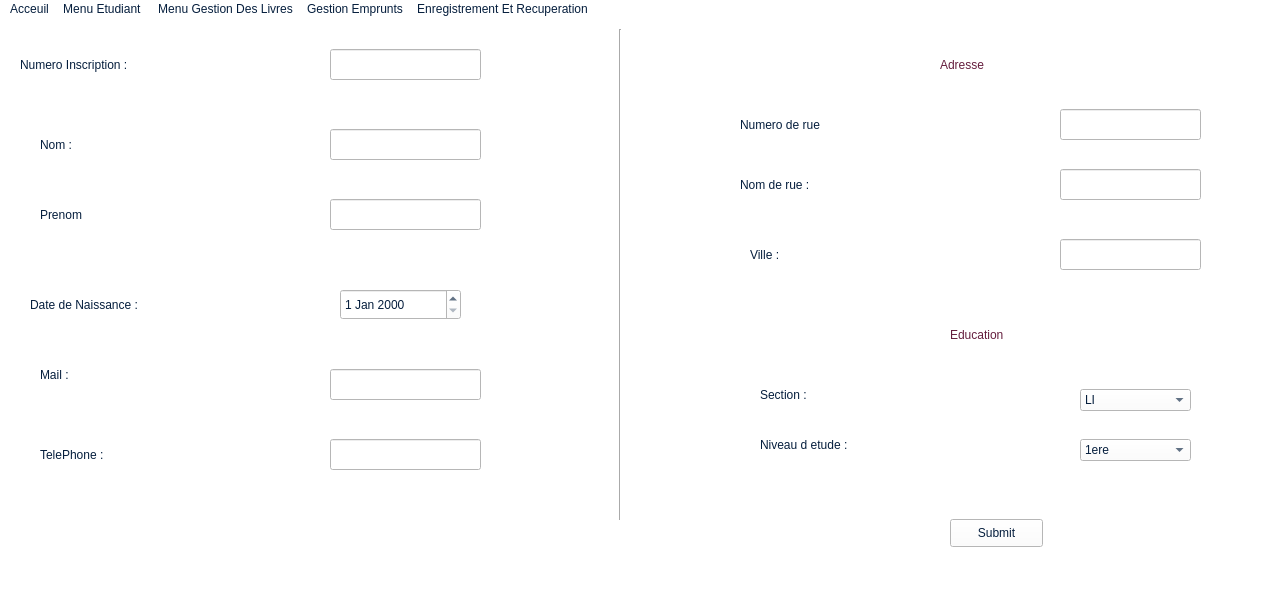
<?xml version="1.0" encoding="UTF-8"?>
<ui version="4.0">
 <class>MainWindow</class>
 <widget class="QMainWindow" name="MainWindow">
  <property name="geometry">
   <rect>
    <x>0</x>
    <y>0</y>
    <width>1278</width>
    <height>591</height>
   </rect>
  </property>
  <property name="windowTitle">
   <string>MainWindow</string>
  </property>
  <property name="styleSheet">
   <string notr="true">color :rgb(5, 30, 61);
background-color:rgb(255, 255, 255);


font: 87 9pt &quot;Neue Haas Grotesk Text Pro Blac&quot;;



</string>
  </property>
  <widget class="QWidget" name="centralwidget">
   <widget class="QLabel" name="label">
    <property name="geometry">
     <rect>
      <x>20</x>
      <y>0</y>
      <width>191</width>
      <height>91</height>
     </rect>
    </property>
    <property name="styleSheet">
     <string notr="true">font: 87 10pt &quot;Neue Haas Grotesk Text Pro Blac&quot;;
</string>
    </property>
    <property name="text">
     <string>Numero Inscription :</string>
    </property>
   </widget>
   <widget class="QLineEdit" name="lineEdit">
    <property name="geometry">
     <rect>
      <x>330</x>
      <y>30</y>
      <width>151</width>
      <height>31</height>
     </rect>
    </property>
    <property name="styleSheet">
     <string notr="true">collor:rgb(255, 255, 255);
alternate-background-color: rgb(255, 255, 255);</string>
    </property>
    <property name="text">
     <string/>
    </property>
   </widget>
   <widget class="QLabel" name="label_2">
    <property name="geometry">
     <rect>
      <x>40</x>
      <y>80</y>
      <width>171</width>
      <height>91</height>
     </rect>
    </property>
    <property name="styleSheet">
     <string notr="true">font: 87 10pt &quot;Neue Haas Grotesk Text Pro Blac&quot;;</string>
    </property>
    <property name="text">
     <string>Nom :</string>
    </property>
   </widget>
   <widget class="Line" name="line">
    <property name="geometry">
     <rect>
      <x>610</x>
      <y>10</y>
      <width>21</width>
      <height>491</height>
     </rect>
    </property>
    <property name="styleSheet">
     <string notr="true">font: 81 11pt &quot;Rockwell Extra Bold&quot;;</string>
    </property>
    <property name="orientation">
     <enum>Qt::Vertical</enum>
    </property>
   </widget>
   <widget class="QLineEdit" name="lineEdit_2">
    <property name="geometry">
     <rect>
      <x>330</x>
      <y>110</y>
      <width>151</width>
      <height>31</height>
     </rect>
    </property>
   </widget>
   <widget class="QLabel" name="label_3">
    <property name="geometry">
     <rect>
      <x>40</x>
      <y>150</y>
      <width>171</width>
      <height>91</height>
     </rect>
    </property>
    <property name="styleSheet">
     <string notr="true">font: 87 10pt &quot;Neue Haas Grotesk Text Pro Blac&quot;;
</string>
    </property>
    <property name="text">
     <string>Prenom</string>
    </property>
   </widget>
   <widget class="QLabel" name="label_4">
    <property name="geometry">
     <rect>
      <x>30</x>
      <y>240</y>
      <width>171</width>
      <height>91</height>
     </rect>
    </property>
    <property name="styleSheet">
     <string notr="true">font: 87 10pt &quot;Neue Haas Grotesk Text Pro Blac&quot;;</string>
    </property>
    <property name="text">
     <string>Date de Naissance :</string>
    </property>
   </widget>
   <widget class="QLabel" name="label_5">
    <property name="geometry">
     <rect>
      <x>940</x>
      <y>0</y>
      <width>171</width>
      <height>91</height>
     </rect>
    </property>
    <property name="styleSheet">
     <string notr="true">font: 87 12pt &quot;Verdana Pro Cond Black&quot;;
color:rgb(101, 30, 62);</string>
    </property>
    <property name="text">
     <string>Adresse</string>
    </property>
   </widget>
   <widget class="QLabel" name="label_6">
    <property name="geometry">
     <rect>
      <x>740</x>
      <y>60</y>
      <width>171</width>
      <height>91</height>
     </rect>
    </property>
    <property name="styleSheet">
     <string notr="true">font: 87 10pt &quot;Neue Haas Grotesk Text Pro Blac&quot;;</string>
    </property>
    <property name="text">
     <string>Numero de rue</string>
    </property>
   </widget>
   <widget class="QLabel" name="label_7">
    <property name="geometry">
     <rect>
      <x>740</x>
      <y>120</y>
      <width>171</width>
      <height>91</height>
     </rect>
    </property>
    <property name="styleSheet">
     <string notr="true">font: 87 10pt &quot;Neue Haas Grotesk Text Pro Blac&quot;;</string>
    </property>
    <property name="text">
     <string>Nom de rue :</string>
    </property>
   </widget>
   <widget class="QLabel" name="label_8">
    <property name="geometry">
     <rect>
      <x>750</x>
      <y>190</y>
      <width>171</width>
      <height>91</height>
     </rect>
    </property>
    <property name="styleSheet">
     <string notr="true">font: 87 10pt &quot;Neue Haas Grotesk Text Pro Blac&quot;;</string>
    </property>
    <property name="text">
     <string>Ville :</string>
    </property>
   </widget>
   <widget class="QLabel" name="label_9">
    <property name="geometry">
     <rect>
      <x>40</x>
      <y>310</y>
      <width>171</width>
      <height>91</height>
     </rect>
    </property>
    <property name="styleSheet">
     <string notr="true">font: 87 10pt &quot;Neue Haas Grotesk Text Pro Blac&quot;;
</string>
    </property>
    <property name="text">
     <string>Mail :</string>
    </property>
   </widget>
   <widget class="QLabel" name="label_10">
    <property name="geometry">
     <rect>
      <x>40</x>
      <y>390</y>
      <width>171</width>
      <height>91</height>
     </rect>
    </property>
    <property name="styleSheet">
     <string notr="true">font: 87 10pt &quot;Neue Haas Grotesk Text Pro Blac&quot;;</string>
    </property>
    <property name="text">
     <string>TelePhone :</string>
    </property>
   </widget>
   <widget class="QLabel" name="label_11">
    <property name="geometry">
     <rect>
      <x>950</x>
      <y>270</y>
      <width>171</width>
      <height>91</height>
     </rect>
    </property>
    <property name="styleSheet">
     <string notr="true">font: 87 12pt &quot;Verdana Pro Cond Black&quot;;
color:rgb(101, 30, 62);</string>
    </property>
    <property name="text">
     <string>Education</string>
    </property>
   </widget>
   <widget class="QLabel" name="label_12">
    <property name="geometry">
     <rect>
      <x>760</x>
      <y>330</y>
      <width>171</width>
      <height>91</height>
     </rect>
    </property>
    <property name="styleSheet">
     <string notr="true">font: 87 10pt &quot;Neue Haas Grotesk Text Pro Blac&quot;;</string>
    </property>
    <property name="text">
     <string>Section :</string>
    </property>
   </widget>
   <widget class="QLabel" name="label_13">
    <property name="geometry">
     <rect>
      <x>760</x>
      <y>380</y>
      <width>171</width>
      <height>91</height>
     </rect>
    </property>
    <property name="styleSheet">
     <string notr="true">font: 87 10pt &quot;Neue Haas Grotesk Text Pro Blac&quot;;</string>
    </property>
    <property name="text">
     <string>Niveau d etude :</string>
    </property>
   </widget>
   <widget class="QLineEdit" name="lineEdit_3">
    <property name="geometry">
     <rect>
      <x>330</x>
      <y>180</y>
      <width>151</width>
      <height>31</height>
     </rect>
    </property>
   </widget>
   <widget class="QLineEdit" name="lineEdit_5">
    <property name="geometry">
     <rect>
      <x>330</x>
      <y>350</y>
      <width>151</width>
      <height>31</height>
     </rect>
    </property>
   </widget>
   <widget class="QLineEdit" name="lineEdit_6">
    <property name="geometry">
     <rect>
      <x>330</x>
      <y>420</y>
      <width>151</width>
      <height>31</height>
     </rect>
    </property>
   </widget>
   <widget class="QLineEdit" name="lineEdit_7">
    <property name="geometry">
     <rect>
      <x>1060</x>
      <y>90</y>
      <width>141</width>
      <height>31</height>
     </rect>
    </property>
   </widget>
   <widget class="QLineEdit" name="lineEdit_8">
    <property name="geometry">
     <rect>
      <x>1060</x>
      <y>150</y>
      <width>141</width>
      <height>31</height>
     </rect>
    </property>
   </widget>
   <widget class="QLineEdit" name="lineEdit_9">
    <property name="geometry">
     <rect>
      <x>1060</x>
      <y>220</y>
      <width>141</width>
      <height>31</height>
     </rect>
    </property>
   </widget>
   <widget class="QPushButton" name="pushButton">
    <property name="geometry">
     <rect>
      <x>950</x>
      <y>500</y>
      <width>93</width>
      <height>28</height>
     </rect>
    </property>
    <property name="text">
     <string>Submit</string>
    </property>
   </widget>
   <widget class="QDateEdit" name="dateEdit">
    <property name="geometry">
     <rect>
      <x>340</x>
      <y>270</y>
      <width>121</width>
      <height>31</height>
     </rect>
    </property>
   </widget>
   <widget class="QComboBox" name="comboBox">
    <property name="geometry">
     <rect>
      <x>1080</x>
      <y>370</y>
      <width>111</width>
      <height>22</height>
     </rect>
    </property>
    <item>
     <property name="text">
      <string>LI</string>
     </property>
    </item>
    <item>
     <property name="text">
      <string>CPI</string>
     </property>
    </item>
    <item>
     <property name="text">
      <string>TIC</string>
     </property>
    </item>
    <item>
     <property name="text">
      <string>EEA</string>
     </property>
    </item>
   </widget>
   <widget class="QComboBox" name="comboBox_2">
    <property name="geometry">
     <rect>
      <x>1080</x>
      <y>420</y>
      <width>111</width>
      <height>22</height>
     </rect>
    </property>
    <item>
     <property name="text">
      <string>1ere</string>
     </property>
    </item>
    <item>
     <property name="text">
      <string>2eme</string>
     </property>
    </item>
    <item>
     <property name="text">
      <string>3eme</string>
     </property>
    </item>
   </widget>
  </widget>
  <widget class="QMenuBar" name="menubar">
   <property name="geometry">
    <rect>
     <x>0</x>
     <y>0</y>
     <width>1278</width>
     <height>25</height>
    </rect>
   </property>
   <widget class="QMenu" name="menuAcceuil">
    <property name="title">
     <string>Acceuil</string>
    </property>
   </widget>
   <widget class="QMenu" name="menuMenu_Etudiant">
    <property name="title">
     <string>Menu Etudiant </string>
    </property>
    <widget class="QMenu" name="menuMise_a_jour_Etudiant">
     <property name="title">
      <string>Mise a jour Etudiant</string>
     </property>
     <addaction name="actionAjouter_Etudiant"/>
     <addaction name="separator"/>
     <addaction name="actionSupprimer_Etudiant"/>
     <addaction name="separator"/>
     <addaction name="actionModifier_Etudiant"/>
    </widget>
    <widget class="QMenu" name="menuRecherche_et_Affichage">
     <property name="title">
      <string>Recherche et Affichage</string>
     </property>
     <addaction name="actionContenue_du_dictionnaire_Etudiant"/>
     <addaction name="separator"/>
     <addaction name="actionRecherche"/>
    </widget>
    <addaction name="menuMise_a_jour_Etudiant"/>
    <addaction name="separator"/>
    <addaction name="menuRecherche_et_Affichage"/>
   </widget>
   <widget class="QMenu" name="menuMenu_Gestion_Des_Livres">
    <property name="title">
     <string>Menu Gestion Des Livres</string>
    </property>
    <widget class="QMenu" name="menuMise_a_jour">
     <property name="title">
      <string>Mise a jour</string>
     </property>
     <widget class="QMenu" name="menuSupprimer">
      <property name="title">
       <string>Supprimer</string>
      </property>
     </widget>
     <addaction name="actionAjouter_un_nouvel_Livre"/>
     <addaction name="menuSupprimer"/>
     <addaction name="actionModifier_nombre_d_exemplaires_d_un_Livre"/>
    </widget>
    <widget class="QMenu" name="menuRecherche_et_Affichage_2">
     <property name="title">
      <string>Recherche et Affichage</string>
     </property>
     <addaction name="actionContenue_du_dictionnaire_livre"/>
     <addaction name="actionRecherche_par_Referance"/>
    </widget>
    <addaction name="menuMise_a_jour"/>
    <addaction name="menuRecherche_et_Affichage_2"/>
   </widget>
   <widget class="QMenu" name="menuGestion_Emprunts">
    <property name="title">
     <string>Gestion Emprunts</string>
    </property>
    <widget class="QMenu" name="menuMise_a_jour_2">
     <property name="title">
      <string>Mise a jour</string>
     </property>
     <widget class="QMenu" name="menuModifier_Emprunt">
      <property name="title">
       <string>Modifier Emprunt</string>
      </property>
     </widget>
     <addaction name="actionAjouter_un_nouvel_emprunt"/>
     <addaction name="actionRetour_d_un_emprunt"/>
     <addaction name="actionSupprimer_d_un_emprunt"/>
     <addaction name="menuModifier_Emprunt"/>
    </widget>
    <widget class="QMenu" name="menuRecherche_Affichage">
     <property name="title">
      <string>Recherche ,Affichage</string>
     </property>
     <addaction name="actionContenu_du_dictionnaire_emprunt"/>
     <addaction name="actionRecherche_emprunt_par_livre"/>
    </widget>
    <addaction name="menuMise_a_jour_2"/>
    <addaction name="menuRecherche_Affichage"/>
   </widget>
   <widget class="QMenu" name="menuRecuperation">
    <property name="title">
     <string>Enregistrement Et Recuperation</string>
    </property>
    <addaction name="actionRecuperer_les_donnee"/>
    <addaction name="actionEnregistrer_Ficher_Livres"/>
    <addaction name="actionEnregistrer_Ficher_Emprunt"/>
    <addaction name="separator"/>
    <addaction name="actionRecuperer_Ficher_Etudiant"/>
    <addaction name="actionRecuperer_Ficher_Livres"/>
    <addaction name="actionRecuperer_Ficher_Emprunt"/>
   </widget>
   <addaction name="menuAcceuil"/>
   <addaction name="menuMenu_Etudiant"/>
   <addaction name="menuMenu_Gestion_Des_Livres"/>
   <addaction name="menuGestion_Emprunts"/>
   <addaction name="menuRecuperation"/>
  </widget>
  <widget class="QStatusBar" name="statusbar"/>
  <action name="actionAjouter_Etudiant">
   <property name="text">
    <string>Ajouter Etudiant</string>
   </property>
  </action>
  <action name="actionEtudiant_Donnee">
   <property name="text">
    <string>Etudiant Donnee</string>
   </property>
  </action>
  <action name="actionUne_Section_Donnee">
   <property name="text">
    <string>Une Section Donnee</string>
   </property>
  </action>
  <action name="actionUn_Niveau_Donnee">
   <property name="text">
    <string>Un Niveau Donnee</string>
   </property>
  </action>
  <action name="actionSection_et_Niveau">
   <property name="text">
    <string>Section et Niveau</string>
   </property>
  </action>
  <action name="actionTel">
   <property name="text">
    <string>Tel</string>
   </property>
  </action>
  <action name="actionMail">
   <property name="text">
    <string>Mail</string>
   </property>
  </action>
  <action name="actionAdresse">
   <property name="text">
    <string>Adresse</string>
   </property>
  </action>
  <action name="actionContenue_du_dictionnaire_Etudiant">
   <property name="text">
    <string>Afficher les Etudiants</string>
   </property>
  </action>
  <action name="actionRecherche_par_numero_inscription">
   <property name="text">
    <string>Recherche par numero inscription</string>
   </property>
  </action>
  <action name="actionRecherche_par_section">
   <property name="text">
    <string>Recherche par section</string>
   </property>
  </action>
  <action name="actionRecherche_par_section_et_Niveau">
   <property name="text">
    <string>Recherche par section et Niveau </string>
   </property>
  </action>
  <action name="actionRecherche_par_Niveau">
   <property name="text">
    <string>Recherche par Niveau</string>
   </property>
  </action>
  <action name="actionAjouter_un_nouvel_Livre">
   <property name="text">
    <string>Ajouter un nouvel Livre</string>
   </property>
  </action>
  <action name="actionModifier_nombre_d_exemplaires_d_un_Livre">
   <property name="text">
    <string>Modifier nombre d exemplaires d un Livre</string>
   </property>
  </action>
  <action name="actionLivre_donnee">
   <property name="text">
    <string>Livre donnee</string>
   </property>
  </action>
  <action name="actionLivres_d_un_auteur">
   <property name="text">
    <string>Livres d un auteur</string>
   </property>
  </action>
  <action name="actionLivres_d_une_annee_donnee">
   <property name="text">
    <string>Livres d une annee donnee</string>
   </property>
  </action>
  <action name="actionContenue_du_dictionnaire_livre">
   <property name="text">
    <string>Contenue du dictionnaire livre</string>
   </property>
  </action>
  <action name="actionRecherche_par_Referance">
   <property name="text">
    <string>Recherche</string>
   </property>
  </action>
  <action name="actionRecherche_par_titre">
   <property name="text">
    <string>Recherche par titre</string>
   </property>
  </action>
  <action name="actionRecherche_par_annee_edition_donne">
   <property name="text">
    <string>Recherche par annee edition donne</string>
   </property>
  </action>
  <action name="actionRecherche_et_Affichage_des_livres_par_ordre_alphabetique">
   <property name="text">
    <string>Recherche et Affichage des livres par ordre alphabetique</string>
   </property>
  </action>
  <action name="actionAjouter_un_nouvel_emprunt">
   <property name="text">
    <string>Ajouter un nouvel emprunt</string>
   </property>
  </action>
  <action name="actionRetour_d_un_emprunt">
   <property name="text">
    <string>Retour d un emprunt</string>
   </property>
  </action>
  <action name="actionSupprimer_d_un_emprunt">
   <property name="text">
    <string>Supprimer d un emprunt</string>
   </property>
  </action>
  <action name="actionDate_emprunt">
   <property name="text">
    <string>Date emprunt</string>
   </property>
  </action>
  <action name="actionDate_Retour">
   <property name="text">
    <string>Date Retour</string>
   </property>
  </action>
  <action name="actionContenu_du_dictionnaire_emprunt">
   <property name="text">
    <string>Afficher les emprunts</string>
   </property>
  </action>
  <action name="actionRecherche_emprunt_par_livre">
   <property name="text">
    <string>Recherche emprunt par livre</string>
   </property>
  </action>
  <action name="actionRecherche_emprunt_par_etudiant">
   <property name="text">
    <string>Recherche emprunt par etudiant</string>
   </property>
  </action>
  <action name="actionRecherche_livres_empruntee_a_une_date_donnee">
   <property name="text">
    <string>Recherche livres empruntee a une date donnee</string>
   </property>
  </action>
  <action name="actionRecherche_livres_retournee_a_une_date_donne">
   <property name="text">
    <string>Recherche livres retournee a une date donne</string>
   </property>
  </action>
  <action name="actionRecherche_livres_empruntee_entre_2_dates_donnee">
   <property name="text">
    <string>Recherche livres empruntee entre 2 dates donnee</string>
   </property>
  </action>
  <action name="actionRecherche_livres_retournee_entre_2_date_donne">
   <property name="text">
    <string>Recherche livres retournee entre 2 date donne</string>
   </property>
  </action>
  <action name="actionSupprimer_Etudiant">
   <property name="text">
    <string>Supprimer Etudiant</string>
   </property>
  </action>
  <action name="actionModifier_Etudiant">
   <property name="text">
    <string>Modifier Etudiant</string>
   </property>
  </action>
  <action name="actionRecuperer_les_donnee">
   <property name="text">
    <string>Recuperer les donnee</string>
   </property>
  </action>
  <action name="actionMenu_Aceuil">
   <property name="text">
    <string>Menu Aceuil</string>
   </property>
  </action>
  <action name="actionRecherche">
   <property name="text">
    <string>Recherche</string>
   </property>
  </action>
  <action name="actionEnregistrer_Ficher_Livres">
   <property name="text">
    <string>Enregistrer Ficher Livres</string>
   </property>
  </action>
  <action name="actionEnregistrer_Ficher_Emprunt">
   <property name="text">
    <string>Enregistrer Ficher Emprunt</string>
   </property>
  </action>
  <action name="actionRecuperer_Ficher_Etudiant">
   <property name="text">
    <string>Recuperer Ficher Etudiant</string>
   </property>
  </action>
  <action name="actionRecuperer_Ficher_Livres">
   <property name="text">
    <string>Recuperer Ficher Livres</string>
   </property>
  </action>
  <action name="actionRecuperer_Ficher_Emprunt">
   <property name="text">
    <string>Recuperer Ficher Emprunt</string>
   </property>
  </action>
  <action name="actionClear_Ficher_etudiant">
   <property name="text">
    <string>Clear Ficher etudiant</string>
   </property>
  </action>
 </widget>
 <resources/>
 <connections/>
</ui>
